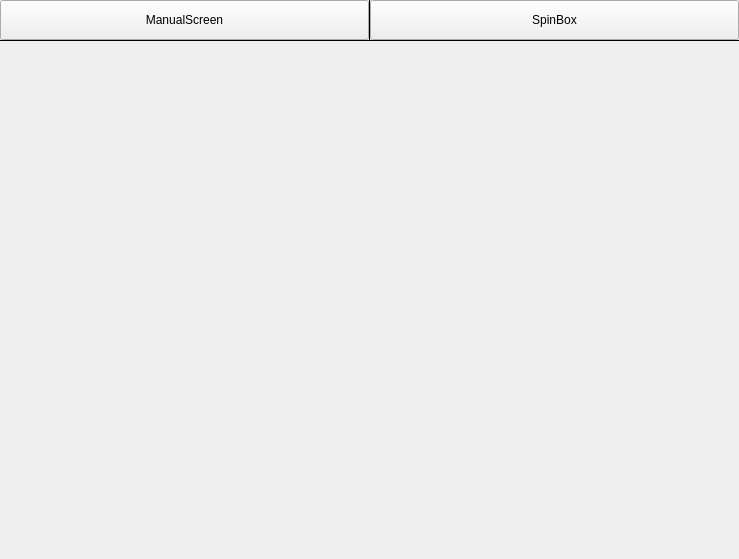
<?xml version="1.0" encoding="UTF-8"?>
<ui version="4.0">
 <class>SettingsGUIScreen</class>
 <widget class="QWidget" name="SettingsGUIScreen">
  <property name="geometry">
   <rect>
    <x>0</x>
    <y>0</y>
    <width>739</width>
    <height>559</height>
   </rect>
  </property>
  <property name="windowTitle">
   <string>Form</string>
  </property>
  <widget class="QPushButton" name="manualScreenButton">
   <property name="geometry">
    <rect>
     <x>0</x>
     <y>0</y>
     <width>369</width>
     <height>40</height>
    </rect>
   </property>
   <property name="styleSheet">
    <string notr="true">QPushButton{

	border: none;
	background-color: #00838F;
	color: #000000;
}

QPushButton:pressed{

	background-color: #006064;
}

QPushButton:checked{

	background-color: #006064;
}s</string>
   </property>
   <property name="text">
    <string>ManualScreen</string>
   </property>
   <property name="checkable">
    <bool>true</bool>
   </property>
  </widget>
  <widget class="Line" name="verticalLine1">
   <property name="geometry">
    <rect>
     <x>369</x>
     <y>0</y>
     <width>1</width>
     <height>40</height>
    </rect>
   </property>
   <property name="styleSheet">
    <string notr="true">background-color: #000000;</string>
   </property>
   <property name="orientation">
    <enum>Qt::Vertical</enum>
   </property>
  </widget>
  <widget class="QPushButton" name="spinBoxButton">
   <property name="geometry">
    <rect>
     <x>370</x>
     <y>0</y>
     <width>369</width>
     <height>40</height>
    </rect>
   </property>
   <property name="styleSheet">
    <string notr="true">QPushButton{

	border: none;
	background-color: #00838F;
	color: #000000;
}

QPushButton:pressed{

	background-color: #006064;
}

QPushButton:checked{

	background-color: #006064;
}s</string>
   </property>
   <property name="text">
    <string>SpinBox</string>
   </property>
   <property name="checkable">
    <bool>true</bool>
   </property>
  </widget>
  <widget class="Line" name="horizontalLine1">
   <property name="geometry">
    <rect>
     <x>0</x>
     <y>40</y>
     <width>739</width>
     <height>1</height>
    </rect>
   </property>
   <property name="styleSheet">
    <string notr="true">background-color: #000000;</string>
   </property>
   <property name="orientation">
    <enum>Qt::Horizontal</enum>
   </property>
  </widget>
 </widget>
 <resources/>
 <connections/>
</ui>
